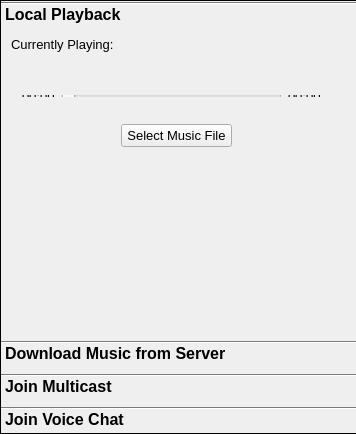
<?xml version="1.0" encoding="UTF-8"?>
<ui version="4.0">
 <class>MainWindow</class>
 <widget class="QMainWindow" name="MainWindow">
  <property name="geometry">
   <rect>
    <x>0</x>
    <y>0</y>
    <width>356</width>
    <height>434</height>
   </rect>
  </property>
  <property name="windowTitle">
   <string>MainWindow</string>
  </property>
  <widget class="QWidget" name="centralWidget">
   <widget class="QToolBox" name="toolBox">
    <property name="enabled">
     <bool>true</bool>
    </property>
    <property name="geometry">
     <rect>
      <x>0</x>
      <y>0</y>
      <width>576</width>
      <height>434</height>
     </rect>
    </property>
    <property name="font">
     <font>
      <pointsize>12</pointsize>
      <weight>75</weight>
      <bold>true</bold>
     </font>
    </property>
    <property name="layoutDirection">
     <enum>Qt::LeftToRight</enum>
    </property>
    <property name="frameShape">
     <enum>QFrame::Box</enum>
    </property>
    <property name="frameShadow">
     <enum>QFrame::Plain</enum>
    </property>
    <property name="lineWidth">
     <number>1</number>
    </property>
    <property name="currentIndex">
     <number>0</number>
    </property>
    <property name="tabSpacing">
     <number>6</number>
    </property>
    <widget class="QWidget" name="page">
     <property name="geometry">
      <rect>
       <x>0</x>
       <y>0</y>
       <width>574</width>
       <height>300</height>
      </rect>
     </property>
     <property name="font">
      <font>
       <pointsize>10</pointsize>
       <weight>50</weight>
       <bold>false</bold>
      </font>
     </property>
     <property name="layoutDirection">
      <enum>Qt::LeftToRight</enum>
     </property>
     <attribute name="label">
      <string>Local Playback</string>
     </attribute>
     <widget class="QPushButton" name="btn_select_music_file">
      <property name="geometry">
       <rect>
        <x>120</x>
        <y>90</y>
        <width>111</width>
        <height>23</height>
       </rect>
      </property>
      <property name="text">
       <string>Select Music File</string>
      </property>
     </widget>
     <widget class="QPushButton" name="btn_pause">
      <property name="geometry">
       <rect>
        <x>220</x>
        <y>130</y>
        <width>61</width>
        <height>61</height>
       </rect>
      </property>
      <property name="font">
       <font>
        <weight>50</weight>
        <bold>false</bold>
       </font>
      </property>
      <property name="styleSheet">
       <string notr="true">background-image: url(:/images/btn_pause.png);</string>
      </property>
      <property name="text">
       <string/>
      </property>
      <property name="flat">
       <bool>true</bool>
      </property>
     </widget>
     <widget class="QPushButton" name="btn_play">
      <property name="geometry">
       <rect>
        <x>60</x>
        <y>130</y>
        <width>71</width>
        <height>61</height>
       </rect>
      </property>
      <property name="autoFillBackground">
       <bool>false</bool>
      </property>
      <property name="styleSheet">
       <string notr="true">image: url(:/images/btn_play.png);
background-image: url(:/images/btn_play.png);</string>
      </property>
      <property name="text">
       <string/>
      </property>
      <property name="autoDefault">
       <bool>false</bool>
      </property>
      <property name="default">
       <bool>false</bool>
      </property>
      <property name="flat">
       <bool>true</bool>
      </property>
     </widget>
     <widget class="QLabel" name="label_3">
      <property name="geometry">
       <rect>
        <x>10</x>
        <y>0</y>
        <width>131</width>
        <height>20</height>
       </rect>
      </property>
      <property name="text">
       <string>Currently Playing:</string>
      </property>
     </widget>
     <widget class="QWidget" name="">
      <property name="geometry">
       <rect>
        <x>10</x>
        <y>50</y>
        <width>321</width>
        <height>24</height>
       </rect>
      </property>
      <layout class="QHBoxLayout" name="horizontalLayout">
       <item>
        <widget class="QLabel" name="label">
         <property name="text">
          <string>00:00</string>
         </property>
        </widget>
       </item>
       <item>
        <widget class="QSlider" name="horizontalSlider">
         <property name="orientation">
          <enum>Qt::Horizontal</enum>
         </property>
        </widget>
       </item>
       <item>
        <widget class="QLabel" name="label_2">
         <property name="text">
          <string>00:00</string>
         </property>
        </widget>
       </item>
      </layout>
     </widget>
    </widget>
    <widget class="QWidget" name="page_2">
     <property name="geometry">
      <rect>
       <x>0</x>
       <y>0</y>
       <width>574</width>
       <height>300</height>
      </rect>
     </property>
     <attribute name="label">
      <string>Download Music from Server</string>
     </attribute>
    </widget>
    <widget class="QWidget" name="page_3">
     <property name="geometry">
      <rect>
       <x>0</x>
       <y>0</y>
       <width>574</width>
       <height>300</height>
      </rect>
     </property>
     <attribute name="label">
      <string>Join Multicast</string>
     </attribute>
    </widget>
    <widget class="QWidget" name="page_4">
     <property name="geometry">
      <rect>
       <x>0</x>
       <y>0</y>
       <width>574</width>
       <height>300</height>
      </rect>
     </property>
     <attribute name="label">
      <string>Join Voice Chat</string>
     </attribute>
    </widget>
   </widget>
  </widget>
 </widget>
 <layoutdefault spacing="6" margin="11"/>
 <resources/>
 <connections/>
</ui>
